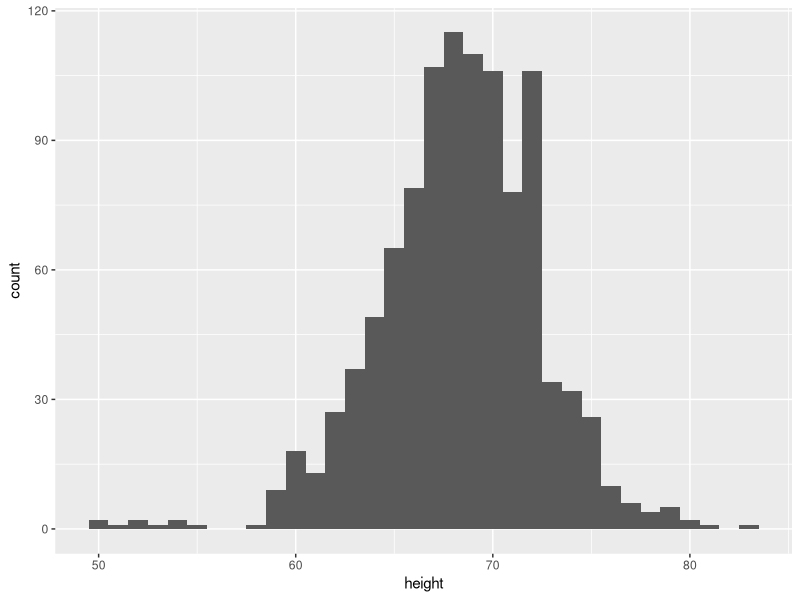

This figure's R source:
## Cargamos las librerías y seleccionamos los datos
library(dplyr)
library(ggplot2)
library(dslabs)
data(heights)

# creamos el objeto p
p <- heights %>% ggplot(aes(height))
p + geom_histogram(binwidth = 1) # agregamos la capa del histograma
